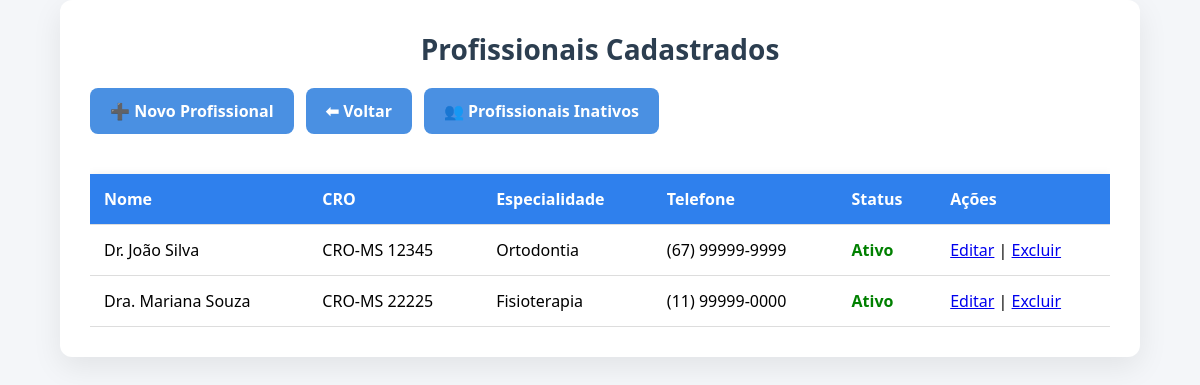
The app's page /profissionais/profissionais.php, older data.
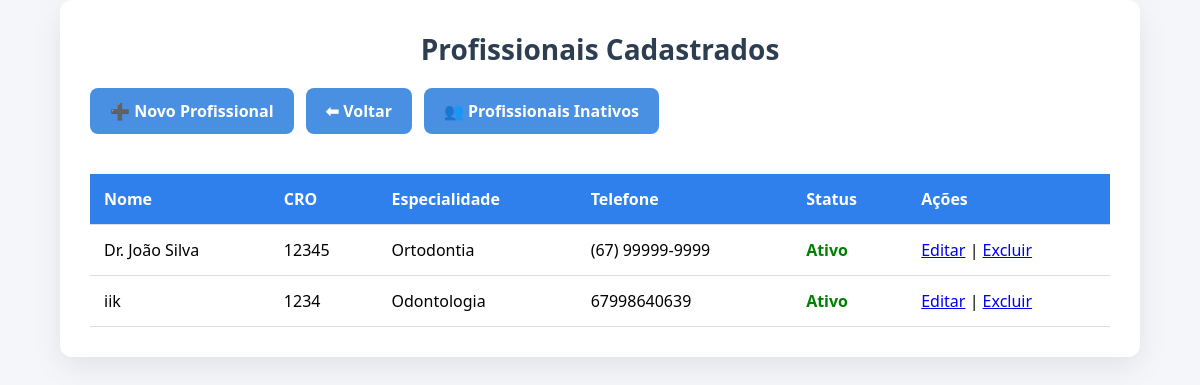
The same page, newer data.
### tables this page shows
CREATE TABLE profissionais (
    id INTEGER PRIMARY KEY AUTOINCREMENT,
    nome TEXT NOT NULL,
    cro TEXT UNIQUE,
    especialidade TEXT,
    telefone TEXT,
    ativo INTEGER DEFAULT 1
);

### profissionais/profissionais.php (the view, shortened to what this page needs)
<?php
require_once '../config/conexao.php';
$profissionais = $db->query("SELECT id, nome, cro, especialidade, telefone, ativo FROM profissionais WHERE ativo = 1 ORDER BY nome")
                    ->fetchAll(PDO::FETCH_ASSOC);
?>
<!DOCTYPE html>
<html lang="pt-br">
<head>
    <link rel="stylesheet" href="../assets/css/style-profissionais.css">
</head>
<body id="profissionais-page">
<div class="profissionais-container">
    <h2 class="profissionais-title">Profissionais Cadastrados</h2>
    <div class="profissionais-menu">
        <a href="novo.php" class="profissionais-btn">➕ Novo Profissional</a>
        <a href="../index.php" class="profissionais-btn-sec">⬅ Voltar</a>
        <a href="inativos.php" class="profissionais-btn-sec">👥 Profissionais Inativos</a>
    </div>
    <div class="profissionais-table-wrapper">
        <table class="profissionais-table">
            <thead>
                <tr>
                    <th>Nome</th>
                    <th>CRO</th>
                    <th>Especialidade</th>
                    <th>Telefone</th>
                    <th>Status</th>
                    <th>Ações</th>
                </tr>
            </thead>
            <tbody>
                <?php foreach ($profissionais as $prof): ?>
                <tr>
                    <td><?= htmlspecialchars($prof['nome']) ?></td>
                    <td><?= htmlspecialchars($prof['cro']) ?></td>
                    <td><?= htmlspecialchars($prof['especialidade']) ?></td>
                    <td><?= htmlspecialchars($prof['telefone']) ?></td>
                    <td class="<?= $prof['ativo'] ? 'status-ativo' : 'status-inativo' ?>">
                        <?= $prof['ativo'] ? 'Ativo' : 'Inativo' ?>
                    </td>
                    <td>
                        <a href="editar.php?id=<?= $prof['id'] ?>">Editar</a>
                        |
                        <a href="excluir.php?id=<?= $prof['id'] ?>" onclick="return confirm('Deseja excluir este profissional?')">Excluir</a>
                    </td>
                </tr>
                <?php endforeach; ?>
            </tbody>
        </table>
    </div>
</div>
</body>
</html>

### assets/css/style-profissionais.css (style rules this page uses)
* { margin: 0; padding: 0; box-sizing: border-box; font-family: 'Segoe UI', sans-serif; }
body { background: #f4f6f9; display: flex; justify-content: center; align-items: flex-start; min-height: 100vh; }
.profissionais-container { background: white; width: 90%; max-width: 1200px; padding: 30px; border-radius: 12px; box-shadow: 0 10px 30px rgba(0,0,0,0.08); }
.profissionais-title { font-size: 28px; text-align: center; margin-bottom: 20px; color: #2c3e50; }
.profissionais-menu { display: flex; justify-content: flex-start; margin-bottom: 20px; gap: 12px; }
.profissionais-btn, .profissionais-btn-sec { padding: 12px 20px; text-decoration: none; background-color: #4a90e2; color: white; font-weight: bold; border-radius: 8px; cursor: pointer; transition: background-color 0.3s ease; }
.profissionais-table-wrapper { overflow-x: auto; }
.profissionais-table { width: 100%; border-collapse: collapse; margin-top: 20px; box-shadow: 0 2px 10px rgba(0,0,0,0.1); }
.profissionais-table th, .profissionais-table td { padding: 14px; text-align: left; font-size: 16px; border-bottom: 1px solid #ddd; }
.profissionais-table th { background-color: #2f80ed; color: white; }
.status-ativo { color: green; font-weight: bold; }

Row changes from the older to the newer data that the page shows:
no longer on this page (row edited): profissionais: nome "Dra. Mariana Souza", cro "CRO-MS 22225", especialidade "Fisioterapia", telefone "(11) 99999-0000", ativo "Ativo"
changed profissionais "Dr. João Silva": cro "CRO-MS 12345" → "12345"
added profissionais: nome "iik", cro "1234", especialidade "Odontologia", telefone "67998640639", ativo "Ativo"
